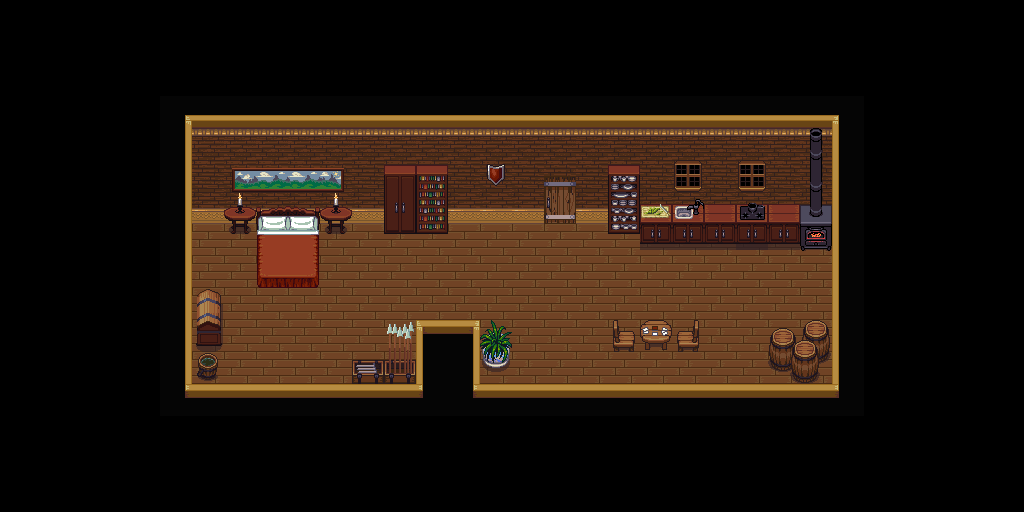

This game map was drawn from its Tiled (.tmx) file and the tilesets committed beside it. A one-line description and the full map source follow:
An orthogonal 32x16 tile map with 32x32 px tiles, 3 tile layers (Tile Layer 1, Tile Layer 2, Tile Layer 3), 7 tilesets.

<map version="1.0" tiledversion="2018.03.21" orientation="orthogonal" renderorder="right-down" width="32" height="16" tilewidth="32" tileheight="32" infinite="0" nextobjectid="1">
 <tileset firstgid="1" source="interior.tsx" />
 <tileset firstgid="257" source="Inside_B.tsx" />
 <tileset firstgid="513" source="doors.tsx" />
 <tileset firstgid="769" source="Inside_A2.tsx" />
 <tileset firstgid="961" source="build_atlas.tsx" />
 <tileset firstgid="1985" source="windows.tsx" />
 <tileset firstgid="2241" source="Terrain.tsx" />
 <layer name="Tile Layer 1" width="32" height="16">
  <data encoding="csv">
0,0,0,0,0,0,0,0,0,0,0,0,0,0,0,0,0,0,0,0,0,0,0,0,0,0,0,0,0,0,0,0,
0,0,0,0,0,0,0,0,0,0,0,0,0,0,0,0,0,0,0,0,0,0,0,0,0,0,0,0,0,0,0,0,
0,0,0,0,0,0,0,0,0,0,0,0,0,0,0,0,0,0,0,0,0,0,0,0,0,0,0,0,0,0,0,0,
0,0,0,0,0,34,36,36,36,36,36,36,36,36,36,36,36,36,36,36,36,36,36,36,36,36,33,0,0,0,0,0,
0,0,0,0,0,21,976,976,976,976,976,976,976,976,976,976,976,976,976,976,976,976,976,976,976,976,19,0,0,0,0,0,
0,0,0,0,0,21,1008,1008,1008,1008,1008,1008,1008,1008,1008,1008,1008,1008,1008,1008,1008,1008,1008,1008,1008,1008,19,0,0,0,0,0,
0,0,0,0,0,21,1040,1040,1040,1040,1040,1040,1040,1040,1040,1040,1040,3014,1040,1040,1040,1040,1040,1040,1040,1040,19,0,0,0,0,0,
0,0,0,0,0,21,769,769,769,769,769,769,769,769,769,769,769,769,769,769,769,769,769,769,769,770,19,0,0,0,0,0,
0,0,0,0,0,21,785,785,785,785,785,785,785,785,785,785,785,785,785,785,785,785,785,785,785,786,19,0,0,0,0,0,
0,0,0,0,0,21,801,801,801,801,801,801,769,769,769,769,769,769,770,801,769,769,769,770,801,802,19,0,0,0,0,0,
0,0,0,0,0,21,769,769,769,769,769,769,785,3,5,769,769,769,769,769,785,785,769,769,769,770,19,0,0,0,0,0,
0,0,0,0,0,21,785,785,785,785,785,785,785,19,21,785,785,785,785,785,785,786,785,785,785,786,19,0,0,0,0,0,
0,0,0,0,0,18,4,4,4,4,4,4,4,17,18,4,4,4,4,4,4,4,4,4,4,4,17,0,0,0,0,0,
0,0,0,0,0,0,0,0,0,0,0,0,0,0,0,0,0,0,0,0,0,0,0,0,0,0,0,0,0,0,0,0,
0,0,0,0,0,0,0,0,0,0,0,0,0,0,0,0,0,0,0,0,0,0,0,0,0,0,0,0,0,0,0,0,
0,0,0,0,0,0,0,0,0,0,0,0,0,0,0,0,0,0,0,0,0,0,0,0,0,0,0,0,0,0,0,0
</data>
 </layer>
 <layer name="Tile Layer 2" width="32" height="16">
  <data encoding="csv">
0,0,0,0,0,0,0,0,0,0,0,0,0,0,0,0,0,0,0,0,0,0,0,0,0,0,0,0,0,0,0,0,
0,0,0,0,0,0,0,0,0,0,0,0,0,0,0,0,0,0,0,0,0,0,0,0,0,0,0,0,0,0,0,0,
0,0,0,0,0,0,0,0,0,0,0,0,0,0,0,0,0,0,0,0,0,0,0,0,0,0,0,0,0,0,0,0,
0,0,0,0,0,0,0,0,0,0,0,0,0,0,0,0,0,0,0,0,0,0,0,0,0,0,0,0,0,0,0,0,
0,0,0,0,0,0,0,0,0,0,0,0,0,0,0,0,0,0,0,0,0,0,0,0,0,0,0,0,0,0,0,0,
0,0,0,0,0,0,0,0,0,0,0,0,317,318,0,25,0,737,0,320,0,2030,0,2030,0,0,0,0,0,0,0,0,
0,0,0,0,0,0,0,373,401,402,373,0,333,334,0,0,0,753,0,336,52,52,52,52,52,0,0,0,0,0,0,0,
0,0,0,0,0,0,0,389,417,418,389,0,349,350,0,0,0,0,0,352,67,67,67,69,67,0,0,0,0,0,0,0,
0,0,0,0,0,0,0,0,433,434,0,0,0,0,0,0,0,0,0,0,0,0,0,0,0,0,0,0,0,0,0,0,
0,0,0,0,0,0,0,0,0,0,0,0,0,0,0,0,0,0,0,0,0,0,0,0,0,0,0,0,0,0,0,0,
0,0,0,0,0,0,0,0,0,0,0,0,135,0,0,293,0,0,0,430,431,432,0,0,495,496,0,0,0,0,0,0,
0,0,0,0,0,0,488,0,0,0,0,149,151,0,0,309,0,0,0,0,0,0,0,0,511,512,0,0,0,0,0,0,
0,0,0,0,0,0,0,0,0,0,0,0,0,0,0,0,0,0,0,0,0,0,0,0,0,0,0,0,0,0,0,0,
0,0,0,0,0,0,0,0,0,0,0,0,0,0,0,0,0,0,0,0,0,0,0,0,0,0,0,0,0,0,0,0,
0,0,0,0,0,0,0,0,0,0,0,0,0,0,0,0,0,0,0,0,0,0,0,0,0,0,0,0,0,0,0,0,
0,0,0,0,0,0,0,0,0,0,0,0,0,0,0,0,0,0,0,0,0,0,0,0,0,0,0,0,0,0,0,0
</data>
 </layer>
 <layer name="Tile Layer 3" width="32" height="16">
  <data encoding="csv">
0,0,0,0,0,0,0,0,0,0,0,0,0,0,0,0,0,0,0,0,0,0,0,0,0,0,0,0,0,0,0,0,
0,0,0,0,0,0,0,0,0,0,0,0,0,0,0,0,0,0,0,0,0,0,0,0,0,0,0,0,0,0,0,0,
0,0,0,0,0,0,0,0,0,0,0,0,0,0,0,0,0,0,0,0,0,0,0,0,0,0,0,0,0,0,0,0,
0,0,0,0,0,0,0,0,0,0,0,0,0,0,0,0,0,0,0,0,0,0,0,0,0,0,0,0,0,0,0,0,
0,0,0,0,0,0,0,0,0,0,0,0,0,0,0,0,0,0,0,0,0,0,0,0,0,409,0,0,0,0,0,0,
0,0,0,0,0,0,0,262,263,263,264,0,0,0,0,0,0,0,0,0,0,0,0,0,0,425,0,0,0,0,0,0,
0,0,0,0,0,0,0,342,0,0,342,0,0,0,0,0,0,0,0,0,83,51,0,85,0,441,0,0,0,0,0,0,
0,0,0,0,0,0,0,0,0,0,0,0,0,0,0,0,0,0,0,0,0,0,0,67,0,156,0,0,0,0,0,0,
0,0,0,0,0,0,0,0,0,0,0,0,0,0,0,0,0,0,0,0,0,0,0,0,0,0,0,0,0,0,0,0,
0,0,0,0,0,0,14,0,0,0,0,0,0,0,0,0,0,0,0,0,0,0,0,0,0,0,0,0,0,0,0,0,
0,0,0,0,0,0,30,0,0,0,0,0,0,0,0,0,0,0,0,0,0,0,0,0,0,0,0,0,0,0,0,0,
0,0,0,0,0,0,0,0,0,0,0,0,0,0,0,0,0,0,0,0,0,0,0,0,0,0,0,0,0,0,0,0,
0,0,0,0,0,0,0,0,0,0,0,0,0,0,0,0,0,0,0,0,0,0,0,0,0,0,0,0,0,0,0,0,
0,0,0,0,0,0,0,0,0,0,0,0,0,0,0,0,0,0,0,0,0,0,0,0,0,0,0,0,0,0,0,0,
0,0,0,0,0,0,0,0,0,0,0,0,0,0,0,0,0,0,0,0,0,0,0,0,0,0,0,0,0,0,0,0,
0,0,0,0,0,0,0,0,0,0,0,0,0,0,0,0,0,0,0,0,0,0,0,0,0,0,0,0,0,0,0,0
</data>
 </layer>
</map>
